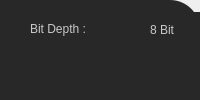
                         <widget class="QWidget" name="page_5">
                          <layout class="QVBoxLayout" name="verticalLayout_9">
                           <property name="spacing">
                            <number>0</number>
                           </property>
                           <property name="leftMargin">
                            <number>0</number>
                           </property>
                           <property name="topMargin">
                            <number>0</number>
                           </property>
                           <property name="rightMargin">
                            <number>0</number>
                           </property>
                           <property name="bottomMargin">
                            <number>0</number>
                           </property>
                           <item>
                            <widget class="QFrame" name="frame_7">
                             <property name="styleSheet">
                              <string notr="true">background-color: rgb(40, 40, 40);

border-top-right-radius: 30px;</string>
                             </property>
                             <property name="frameShape">
                              <enum>QFrame::StyledPanel</enum>
                             </property>
                             <property name="frameShadow">
                              <enum>QFrame::Raised</enum>
                             </property>
                             <widget class="QLabel" name="label_lowerGrip_3">
                              <property name="geometry">
                               <rect>
                                <x>30</x>
                                <y>20</y>
                                <width>91</width>
                                <height>18</height>
                               </rect>
                              </property>
                              <property name="styleSheet">
                               <string notr="true">QLabel{
color: rgb(200, 200, 200);
font: 87 12pt &quot;Segoe UI Black&quot;;
border:none;
}</string>
                              </property>
                              <property name="text">
                               <string>Bit Depth : </string>
                              </property>
                             </widget>
                             <widget class="QPushButton" name="pushButton_cap">
                              <property name="geometry">
                               <rect>
                                <x>410</x>
                                <y>15</y>
                                <width>120</width>
                                <height>30</height>
                               </rect>
                              </property>
                              <property name="minimumSize">
                               <size>
                                <width>120</width>
                                <height>30</height>
                               </size>
                              </property>
                              <property name="maximumSize">
                               <size>
                                <width>120</width>
                                <height>30</height>
                               </size>
                              </property>
                              <property name="cursor">
                               <cursorShape>PointingHandCursor</cursorShape>
                              </property>
                              <property name="styleSheet">
                               <string notr="true">QPushButton{
	background-image: url(:/icons/icons/capture.png);
background-color: rgba(150, 150, 150,100);
border-radius:15px;
border:none;
background-repeat: no-repeat;
background-position: center;
}
QPushButton::hover{
background-color: rgb(0, 130, 0);
border-radius:15px;
border:none;
background-repeat: no-repeat;
background-position: center;
}</string>
                              </property>
                              <property name="text">
                               <string/>
                              </property>
                             </widget>
                             <widget class="QFrame" name="frame_16bit">
                              <property name="geometry">
                               <rect>
                                <x>190</x>
                                <y>12</y>
                                <width>60</width>
                                <height>30</height>
                               </rect>
                              </property>
                              <property name="minimumSize">
                               <size>
                                <width>60</width>
                                <height>30</height>
                               </size>
                              </property>
                              <property name="maximumSize">
                               <size>
                                <width>60</width>
                                <height>30</height>
                               </size>
                              </property>
                              <property name="styleSheet">
                               <string notr="true">
border-radius:none;</string>
                              </property>
                              <property name="frameShape">
                               <enum>QFrame::NoFrame</enum>
                              </property>
                              <property name="frameShadow">
                               <enum>QFrame::Raised</enum>
                              </property>
                             </widget>
                             <widget class="QFrame" name="frame_8bit">
                              <property name="geometry">
                               <rect>
                                <x>320</x>
                                <y>12</y>
                                <width>60</width>
                                <height>30</height>
                               </rect>
                              </property>
                              <property name="minimumSize">
                               <size>
                                <width>60</width>
                                <height>30</height>
                               </size>
                              </property>
                              <property name="maximumSize">
                               <size>
                                <width>60</width>
                                <height>30</height>
                               </size>
                              </property>
                              <property name="styleSheet">
                               <string notr="true">
border-radius:none;</string>
                              </property>
                              <property name="frameShape">
                               <enum>QFrame::NoFrame</enum>
                              </property>
                              <property name="frameShadow">
                               <enum>QFrame::Raised</enum>
                              </property>
                             </widget>
                             <widget class="QLabel" name="label_lowerGrip_4">
                              <property name="geometry">
                               <rect>
                                <x>150</x>
                                <y>20</y>
                                <width>31</width>
                                <height>20</height>
                               </rect>
                              </property>
                              <property name="styleSheet">
                               <string notr="true">QLabel{
color: rgb(200, 200, 200);
font: 87 9pt &quot;Segoe UI Black&quot;;
border:none;
}</string>
                              </property>
                              <property name="text">
                               <string>8 Bit </string>
                              </property>
                             </widget>
                             <widget class="QLabel" name="label_lowerGrip_5">
                              <property name="geometry">
                               <rect>
                                <x>280</x>
                                <y>20</y>
                                <width>41</width>
                                <height>20</height>
                               </rect>
                              </property>
                              <property name="styleSheet">
                               <string notr="true">QLabel{
color: rgb(200, 200, 200);
font: 87 9pt &quot;Segoe UI Black&quot;;
border:none;
}</string>
                              </property>
                              <property name="text">
                               <string>16 bit</string>
                              </property>
                             </widget>
                            </widget>
                           </item>
                          </layout>
                         </widget>
